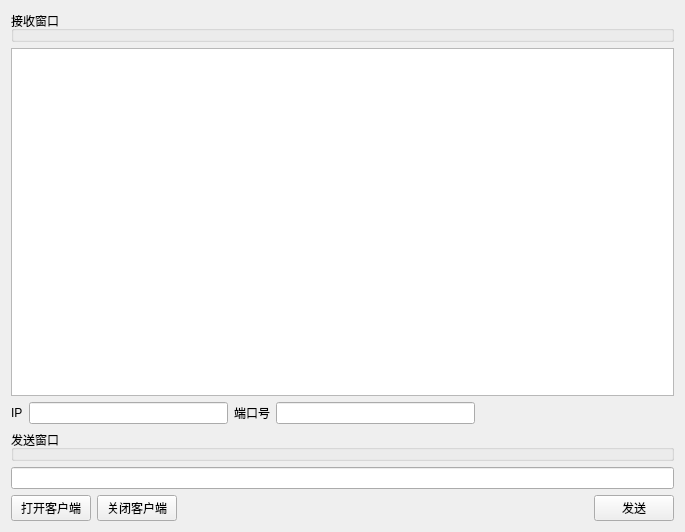
<?xml version="1.0" encoding="UTF-8"?>
<ui version="4.0">
 <class>Widget</class>
 <widget class="QWidget" name="Widget">
  <property name="geometry">
   <rect>
    <x>0</x>
    <y>0</y>
    <width>685</width>
    <height>532</height>
   </rect>
  </property>
  <property name="windowTitle">
   <string>Widget</string>
  </property>
  <layout class="QGridLayout" name="gridLayout">
   <item row="0" column="0">
    <layout class="QVBoxLayout" name="verticalLayout">
     <item>
      <widget class="QGroupBox" name="groupBox">
       <property name="title">
        <string>接收窗口</string>
       </property>
      </widget>
     </item>
     <item>
      <widget class="QPlainTextEdit" name="receiveEdit">
       <property name="readOnly">
        <bool>true</bool>
       </property>
      </widget>
     </item>
     <item>
      <layout class="QHBoxLayout" name="horizontalLayout_2">
       <item>
        <widget class="QLabel" name="label">
         <property name="text">
          <string>IP</string>
         </property>
        </widget>
       </item>
       <item>
        <widget class="QLineEdit" name="ipEdit"/>
       </item>
       <item>
        <widget class="QLabel" name="label_2">
         <property name="text">
          <string>端口号</string>
         </property>
        </widget>
       </item>
       <item>
        <widget class="QLineEdit" name="portEdit">
         <property name="text">
          <string/>
         </property>
        </widget>
       </item>
       <item>
        <spacer name="horizontalSpacer">
         <property name="orientation">
          <enum>Qt::Horizontal</enum>
         </property>
         <property name="sizeHint" stdset="0">
          <size>
           <width>40</width>
           <height>20</height>
          </size>
         </property>
        </spacer>
       </item>
      </layout>
     </item>
     <item>
      <widget class="QGroupBox" name="groupBox_2">
       <property name="title">
        <string>发送窗口</string>
       </property>
      </widget>
     </item>
     <item>
      <widget class="QLineEdit" name="sendEdit"/>
     </item>
     <item>
      <layout class="QHBoxLayout" name="horizontalLayout">
       <item>
        <widget class="QPushButton" name="openBt">
         <property name="text">
          <string>打开客户端</string>
         </property>
        </widget>
       </item>
       <item>
        <widget class="QPushButton" name="closeBt">
         <property name="text">
          <string>关闭客户端</string>
         </property>
        </widget>
       </item>
       <item>
        <spacer name="horizontalSpacer_2">
         <property name="orientation">
          <enum>Qt::Horizontal</enum>
         </property>
         <property name="sizeHint" stdset="0">
          <size>
           <width>40</width>
           <height>20</height>
          </size>
         </property>
        </spacer>
       </item>
       <item>
        <widget class="QPushButton" name="sendBt">
         <property name="text">
          <string>发送</string>
         </property>
        </widget>
       </item>
      </layout>
     </item>
    </layout>
   </item>
  </layout>
 </widget>
 <layoutdefault spacing="6" margin="11"/>
 <resources/>
 <connections/>
</ui>
